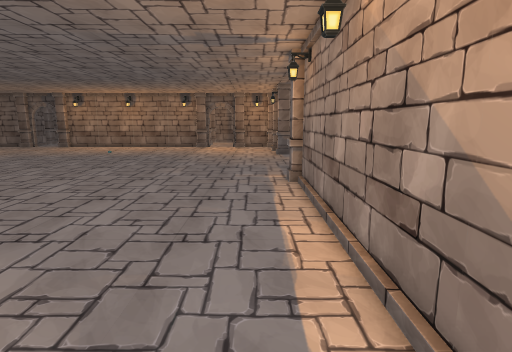
View 1 (above)

24 first-person views from a walk through a Unity game level. The camera is 1.4 m above the floor, tilts 10° down and sees 80° across. The floor is counted in squares, 0.5 m on a side. Each view is taken from the middle of a square. On the plan, view 1 faces up. The plan holds only what a view shows up to about 20 squares ahead; the rest is blank. The place goes on beyond the plan. The player is left out. Door leaves are left out, so doorways stand open.

View 2
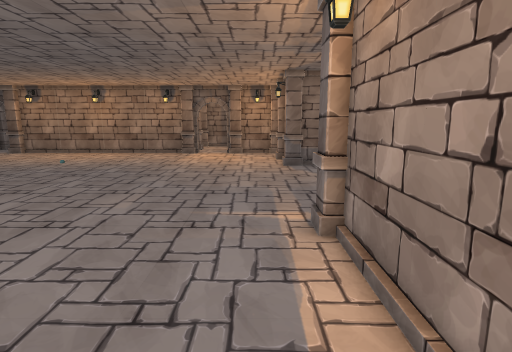

View 3
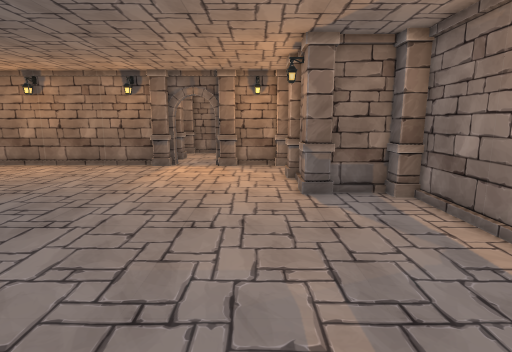

View 4
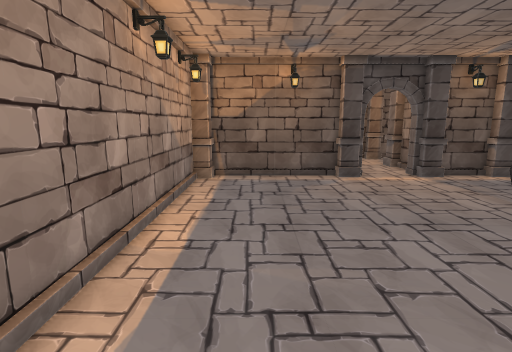

View 5
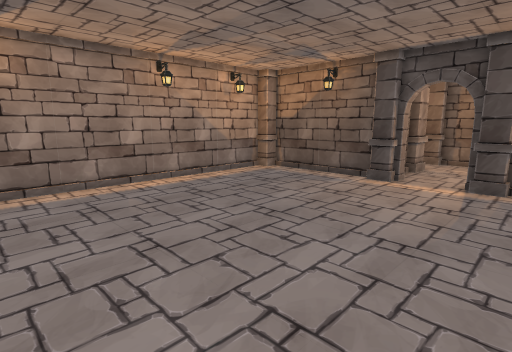

View 6
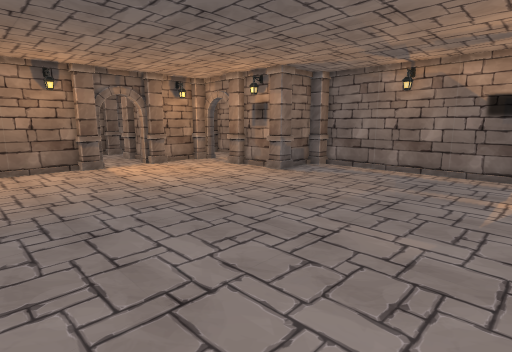

View 7
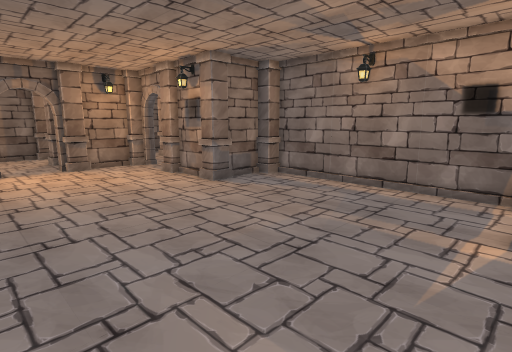

View 8
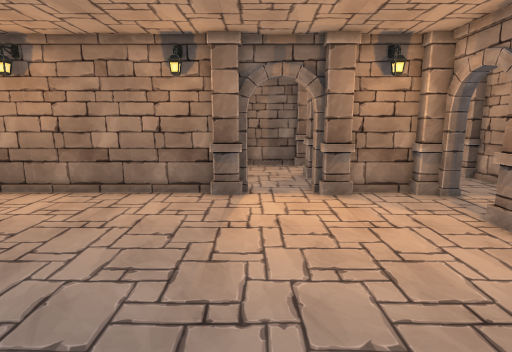

View 9
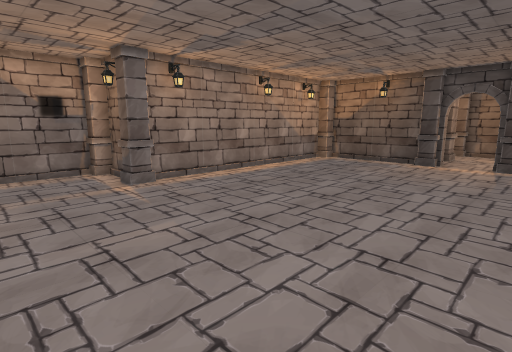

View 10
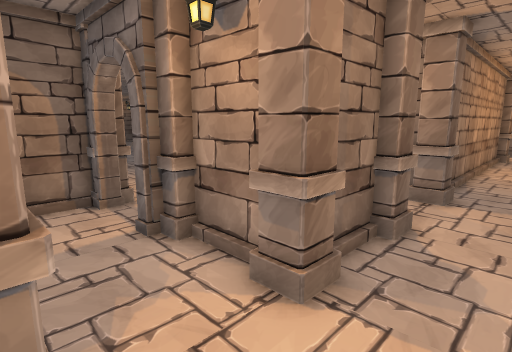

View 11
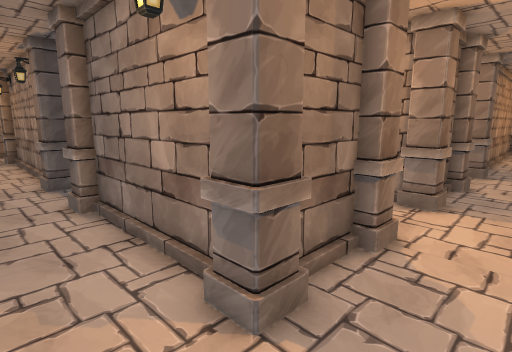

View 12
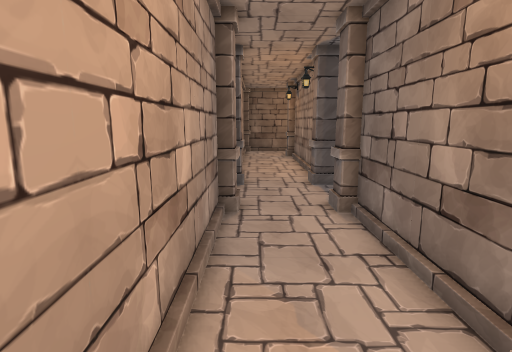

View 13
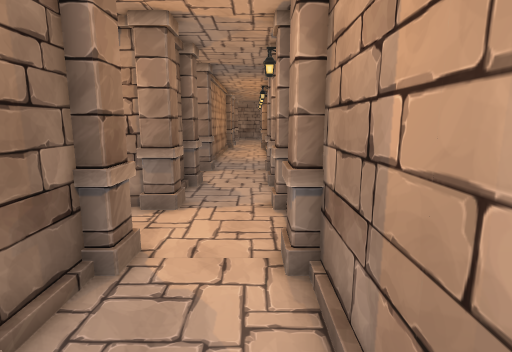

View 14
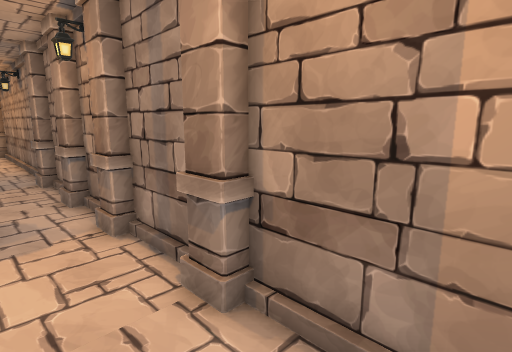

View 15
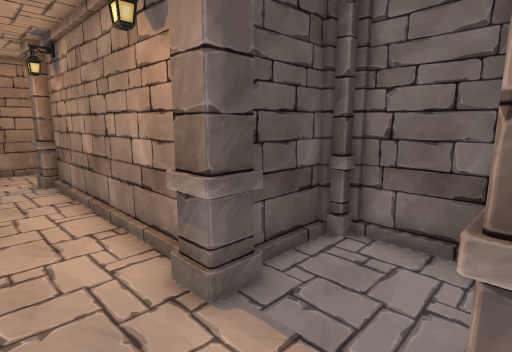

View 16
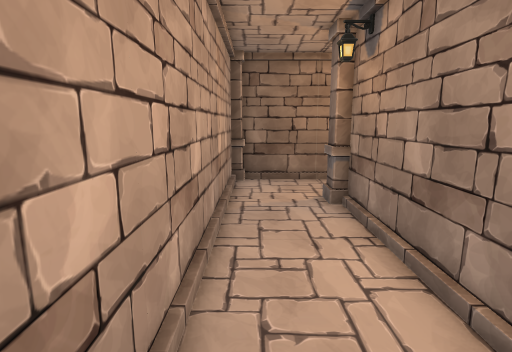

View 17
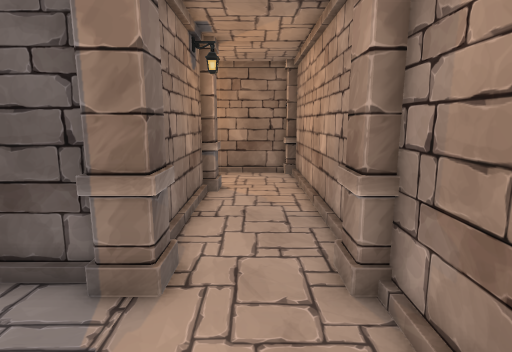

View 18
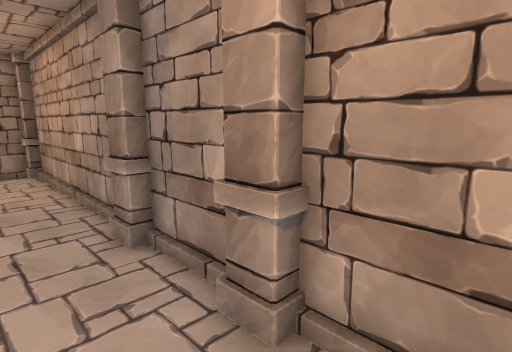

View 19
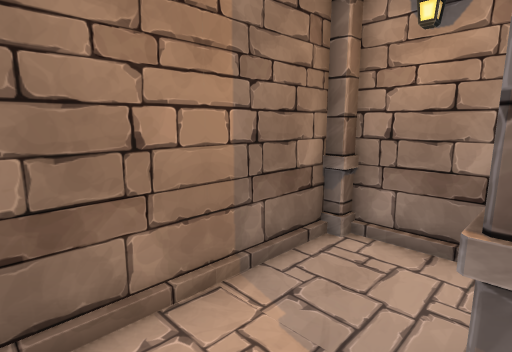

View 20
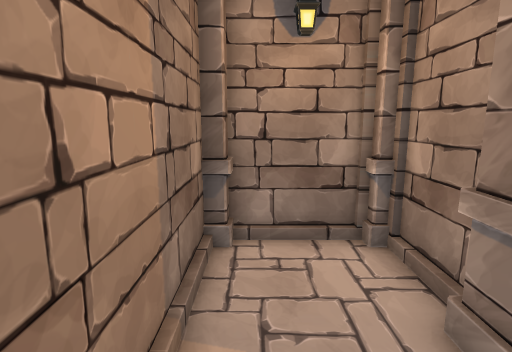

View 21
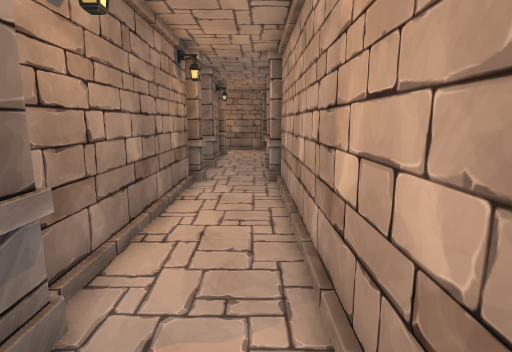

View 22
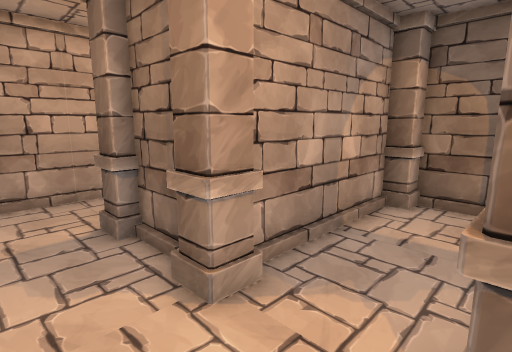

View 23
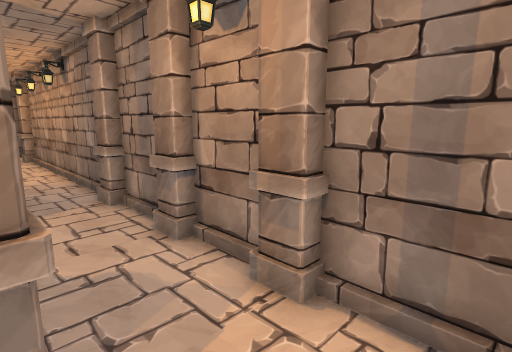

View 24
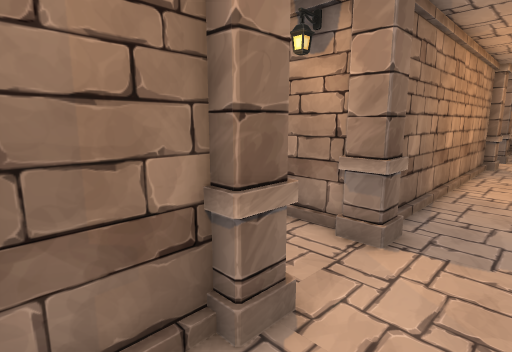

### Floor plan
Points are (right, up) in squares from view 1. A wall is a line through its corners. A room is listed if a view was taken in it or the views show most of it. See-through windows are left out.
Room 1 (views 1, 2, 3, 4, 5, 6, 7, 8, 9)
walls: (3.9, 14.8) (5.4, 14.8); (6.2, 15.6) (6.2, 26.4); (2.2, 27.9) (2.2, 30.4); (5.4, 27.2) (3, 27.2); (-5.4, -1.2) (1.4, -1.2); (-6.6, 35.2) (-12.5, 35.2); (2.2, -0.4) (2.2, 14.4); (1.4, 35.2) (-1.4, 35.2); (-12.5, -1.2) (-10.6, -1.2)
ways out: opening at (2, 33) to room 3; opening at (-4, 36); open door at (-8, -1.5)
objects: pillar (-10, -1); pillar (-6, -1); pillar (-6, 35); pillar (-2, 35); pillar (2, 15); pillar (2, 27); pillar (2, 31)
Room 2 (views 10, 11, 12, 13, 14, 15, 16, 17, 18, 19, 20, 21)
walls: (9.8, 26.4) (9.8, 15.6); (14.2, 27.9) (14.2, 42.8); (9.1, 31.2) (7.5, 31.2); (6.5, 26.8) (8.9, 26.8); (5.8, 30.1) (5.8, 27.5); (9.8, 38.4) (9.8, 31.6); (6.6, 38.8) (9.4, 38.8); (8.8, 15.2) (6.5, 15.2); (5.8, 14.5) (5.8, 11.2); (13.8, 43.2) (6.6, 43.2); (14.2, 11.2) (14.2, 26.4); (6.2, 10.8) (13.8, 10.8)
ways out: opening at (6, 41) to room 3
objects: pillar (6, 31); pillar (6, 43) to (6, 44); pillar (10, 15); pillar (10, 27); pillar (10, 31); pillar (10, 39); pillar (14, 27); pillar (14, 31)
Room 3 (views 22, 23, 24)
walls: (1.8, 38.2) (1.8, 35.6); (2.2, 35) (2.8, 35) (2.8, 34.4) (2.1, 34.4); (-1.4, 38.8) (1, 38.8); (1, 43.2) (-3.5, 43.2); (5, 43.2) (2.5, 43.2); (2.8, 31.8) (2.8, 31.1); (6.2, 31.6) (6.2, 38.4); (2.6, 30.8) (5.4, 30.8)
ways out: opening at (2, 33) to room 1; opening at (6, 41) to room 2; opening at (-2, 41)
objects: pillar (-2, 43) to (-2, 44); pillar (2, 39); pillar (2, 43) to (2, 44); pillar (6, 39)

Where each view was taken, in squares from view 1:
view 1: 0 up, 0 right, facing up
view 2: 7 up, 0 right, facing up
view 3: 15 up, 0 right, facing up
view 4: 15 up, 1 left, facing down
view 5: 14 up, 12 left, facing down-right
view 6: 15 up, 12 left, facing up-right
view 7: 15 up, 7 left, facing up-right
view 8: 23 up, 5 left, facing up
view 9: 21 up, 12 left, facing down-right
view 10: 42 up, 6 right, facing down-left
view 11: 42 up, 13 right, facing down-left
view 12: 41 up, 13 right, facing down
view 13: 42 up, 12 right, facing left
view 14: 40 up, 10 right, facing up-left
view 15: 31 up, 13 right, facing down-left
view 16: 26 up, 13 right, facing down
view 17: 26 up, 12 right, facing up
view 18: 24 up, 11 right, facing up-right
view 19: 15 up, 13 right, facing down-left
view 20: 12 up, 13 right, facing left
view 21: 12 up, 13 right, facing up
view 22: 42 up, 2 right, facing down-right
view 23: 39 up, 5 right, facing up-left
view 24: 42 up, 1 right, facing down-left
